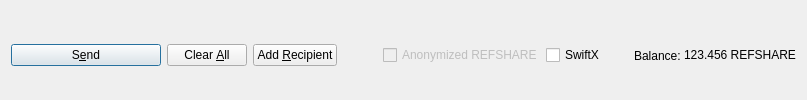
         <widget class="QFrame" name="frame_Send">
          <layout class="QHBoxLayout" name="horizontalLayout">
           <property name="bottomMargin">
            <number>0</number>
           </property>
           <item>
            <widget class="QPushButton" name="sendButton">
             <property name="minimumSize">
              <size>
               <width>150</width>
               <height>0</height>
              </size>
             </property>
             <property name="toolTip">
              <string>Confirm the send action</string>
             </property>
             <property name="text">
              <string>S&amp;end</string>
             </property>
             <property name="icon">
              <iconset resource="../refshare.qrc">
               <normaloff>:/icons/send</normaloff>:/icons/send</iconset>
             </property>
             <property name="autoDefault">
              <bool>false</bool>
             </property>
             <property name="default">
              <bool>true</bool>
             </property>
            </widget>
           </item>
           <item>
            <widget class="QPushButton" name="clearButton">
             <property name="sizePolicy">
              <sizepolicy hsizetype="Minimum" vsizetype="Fixed">
               <horstretch>0</horstretch>
               <verstretch>0</verstretch>
              </sizepolicy>
             </property>
             <property name="toolTip">
              <string>Clear all fields of the form.</string>
             </property>
             <property name="text">
              <string>Clear &amp;All</string>
             </property>
             <property name="icon">
              <iconset resource="../refshare.qrc">
               <normaloff>:/icons/remove</normaloff>:/icons/remove</iconset>
             </property>
             <property name="autoDefault">
              <bool>false</bool>
             </property>
            </widget>
           </item>
           <item>
            <widget class="QPushButton" name="addButton">
             <property name="toolTip">
              <string>Send to multiple recipients at once</string>
             </property>
             <property name="text">
              <string>Add &amp;Recipient</string>
             </property>
             <property name="icon">
              <iconset resource="../refshare.qrc">
               <normaloff>:/icons/add</normaloff>:/icons/add</iconset>
             </property>
             <property name="autoDefault">
              <bool>false</bool>
             </property>
            </widget>
           </item>
           <item>
            <spacer name="horizontalSpacer">
             <property name="orientation">
              <enum>Qt::Horizontal</enum>
             </property>
             <property name="sizeHint" stdset="0">
              <size>
               <width>40</width>
               <height>20</height>
              </size>
             </property>
            </spacer>
           </item>
           <item>
            <layout class="QHBoxLayout" name="horizontalLayout_2">
             <property name="spacing">
              <number>3</number>
             </property>
             <item>
              <widget class="QCheckBox" name="checkzVIT">
               <property name="enabled">
                <bool>false</bool>
               </property>
               <property name="text">
                <string>Anonymized REFSHARE</string>
               </property>
              </widget>
             </item>
             <item>
              <widget class="QCheckBox" name="checkSwiftTX">
               <property name="enabled">
                <bool>true</bool>
               </property>
               <property name="minimumSize">
                <size>
                 <width>85</width>
                 <height>0</height>
                </size>
               </property>
               <property name="text">
                <string>SwiftX</string>
               </property>
              </widget>
             </item>
             <item>
              <widget class="QLabel" name="label">
               <property name="text">
                <string>Balance:</string>
               </property>
              </widget>
             </item>
             <item>
              <widget class="QLabel" name="labelBalance">
               <property name="sizePolicy">
                <sizepolicy hsizetype="Preferred" vsizetype="Fixed">
                 <horstretch>0</horstretch>
                 <verstretch>0</verstretch>
                </sizepolicy>
               </property>
               <property name="cursor">
                <cursorShape>IBeamCursor</cursorShape>
               </property>
               <property name="text">
                <string notr="true">123.456 REFSHARE</string>
               </property>
               <property name="textInteractionFlags">
                <set>Qt::LinksAccessibleByMouse|Qt::TextSelectableByKeyboard|Qt::TextSelectableByMouse</set>
               </property>
              </widget>
             </item>
            </layout>
           </item>
          </layout>
         </widget>
